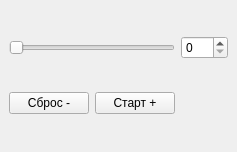
<?xml version="1.0" encoding="UTF-8"?>
<ui version="4.0">
 <class>sound</class>
 <widget class="QMainWindow" name="sound">
  <property name="geometry">
   <rect>
    <x>0</x>
    <y>0</y>
    <width>234</width>
    <height>152</height>
   </rect>
  </property>
  <property name="windowTitle">
   <string>sound</string>
  </property>
  <widget class="QWidget" name="centralwidget">
   <layout class="QGridLayout" name="gridLayout">
    <item row="1" column="1">
     <widget class="QPushButton" name="start">
      <property name="text">
       <string>Старт +</string>
      </property>
     </widget>
    </item>
    <item row="0" column="0" colspan="2">
     <widget class="QSlider" name="volume_slider">
      <property name="maximum">
       <number>100</number>
      </property>
      <property name="orientation">
       <enum>Qt::Horizontal</enum>
      </property>
     </widget>
    </item>
    <item row="0" column="2">
     <widget class="QSpinBox" name="spinBox">
      <property name="maximum">
       <number>100</number>
      </property>
     </widget>
    </item>
    <item row="1" column="0">
     <widget class="QPushButton" name="sbros">
      <property name="text">
       <string>Сброс -</string>
      </property>
     </widget>
    </item>
   </layout>
  </widget>
 </widget>
 <resources/>
 <connections>
  <connection>
   <sender>spinBox</sender>
   <signal>valueChanged(int)</signal>
   <receiver>volume_slider</receiver>
   <slot>setValue(int)</slot>
   <hints>
    <hint type="sourcelabel">
     <x>189</x>
     <y>40</y>
    </hint>
    <hint type="destinationlabel">
     <x>88</x>
     <y>45</y>
    </hint>
   </hints>
  </connection>
  <connection>
   <sender>volume_slider</sender>
   <signal>valueChanged(int)</signal>
   <receiver>spinBox</receiver>
   <slot>setValue(int)</slot>
   <hints>
    <hint type="sourcelabel">
     <x>55</x>
     <y>48</y>
    </hint>
    <hint type="destinationlabel">
     <x>197</x>
     <y>56</y>
    </hint>
   </hints>
  </connection>
 </connections>
</ui>
